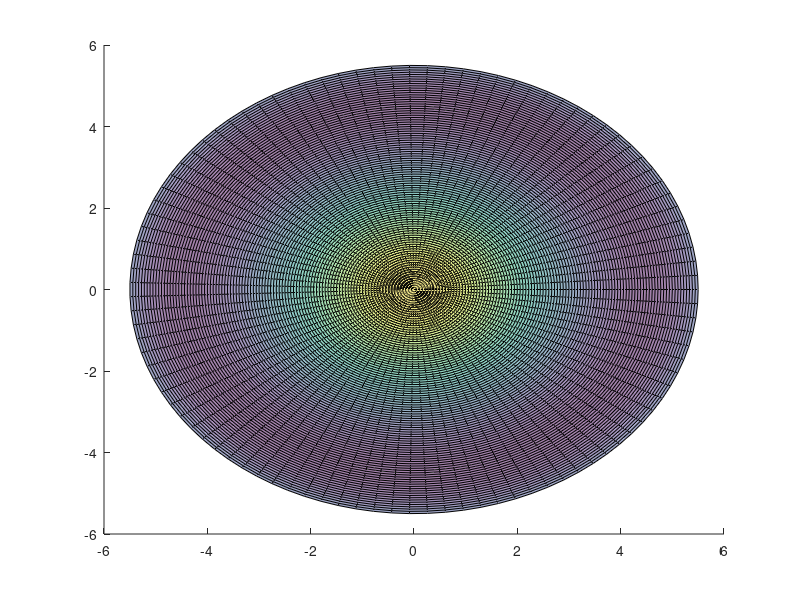

Reproduce this figure in MATLAB. (Note: this script raises an error after producing the figure.)
f = @(r) -1/2*(r.^2) + 1/4*0.05*r.^4;

th = linspace(0,2*pi);
r = linspace(0,5.5);

[R,T] = meshgrid(r,th);

z = f(R);

[x,y] = pol2cart(T,R);
hold on
s = surf(x,y,z, 'FaceAlpha',0.5, 'FaceLighting','gouraud');
s.EdgeAlpha = 0.5;
cmap = colormap(gcf);
colormap(flipud(cmap));
xlabel('\phi_1', 'FontSize',20, 'HorizontalAlignment','center');
ylabel('\phi_2','FontSize',20, 'HorizontalAlignment','center');
zlabel('V(\phi)','FontSize',16);
set(gca,'xtick',[])
set(gca,'ytick',[])
set(gca,'ztick',[]) 

radius = 0.6;
[X,Y,Z] = sphere;
X2 = X*radius;
Y2 = Y*radius;
Z2 = Z*radius+0.3;

X3 = X*radius+4.5;
Y3 = Y*radius;
Z3 = Z*radius-5+0.6;


surf(X2,Y2,Z2);
surf(X3,Y3,Z3);
quiver3(1.5, 0, 0.3, 2.5/2,0,-2,2,'LineWidth',1,'ShowArrowHead','on','Color','r')
